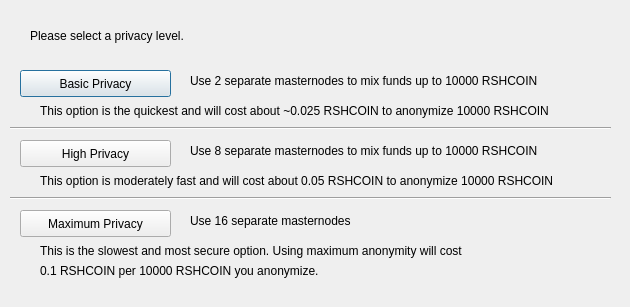
<?xml version="1.0" encoding="UTF-8"?>
<ui version="4.0">
 <class>ObfuscationConfig</class>
 <widget class="QDialog" name="ObfuscationConfig">
  <property name="geometry">
   <rect>
    <x>0</x>
    <y>0</y>
    <width>630</width>
    <height>307</height>
   </rect>
  </property>
  <property name="windowTitle">
   <string>Configure Obfuscation</string>
  </property>
  <widget class="QPushButton" name="buttonBasic">
   <property name="geometry">
    <rect>
     <x>20</x>
     <y>70</y>
     <width>151</width>
     <height>27</height>
    </rect>
   </property>
   <property name="text">
    <string>Basic Privacy</string>
   </property>
  </widget>
  <widget class="QPushButton" name="buttonHigh">
   <property name="geometry">
    <rect>
     <x>20</x>
     <y>140</y>
     <width>151</width>
     <height>27</height>
    </rect>
   </property>
   <property name="text">
    <string>High Privacy</string>
   </property>
  </widget>
  <widget class="QPushButton" name="buttonMax">
   <property name="geometry">
    <rect>
     <x>20</x>
     <y>210</y>
     <width>151</width>
     <height>27</height>
    </rect>
   </property>
   <property name="text">
    <string>Maximum Privacy</string>
   </property>
  </widget>
  <widget class="QLabel" name="label">
   <property name="geometry">
    <rect>
     <x>30</x>
     <y>20</y>
     <width>571</width>
     <height>31</height>
    </rect>
   </property>
   <property name="text">
    <string>Please select a privacy level.</string>
   </property>
  </widget>
  <widget class="QLabel" name="label_2">
   <property name="geometry">
    <rect>
     <x>190</x>
     <y>70</y>
     <width>421</width>
     <height>21</height>
    </rect>
   </property>
   <property name="text">
    <string>Use 2 separate masternodes to mix funds up to 10000 RSHCOIN</string>
   </property>
  </widget>
  <widget class="QLabel" name="label_3">
   <property name="geometry">
    <rect>
     <x>190</x>
     <y>140</y>
     <width>411</width>
     <height>21</height>
    </rect>
   </property>
   <property name="text">
    <string>Use 8 separate masternodes to mix funds up to 10000 RSHCOIN</string>
   </property>
  </widget>
  <widget class="QLabel" name="label_4">
   <property name="geometry">
    <rect>
     <x>190</x>
     <y>210</y>
     <width>421</width>
     <height>21</height>
    </rect>
   </property>
   <property name="text">
    <string>Use 16 separate masternodes</string>
   </property>
  </widget>
  <widget class="QLabel" name="label_6">
   <property name="geometry">
    <rect>
     <x>40</x>
     <y>100</y>
     <width>561</width>
     <height>21</height>
    </rect>
   </property>
   <property name="text">
    <string>This option is the quickest and will cost about ~0.025 RSHCOIN to anonymize 10000 RSHCOIN</string>
   </property>
  </widget>
  <widget class="QLabel" name="label_7">
   <property name="geometry">
    <rect>
     <x>40</x>
     <y>170</y>
     <width>561</width>
     <height>21</height>
    </rect>
   </property>
   <property name="text">
    <string>This option is moderately fast and will cost about 0.05 RSHCOIN to anonymize 10000 RSHCOIN</string>
   </property>
  </widget>
  <widget class="QLabel" name="label_8">
   <property name="geometry">
    <rect>
     <x>40</x>
     <y>240</y>
     <width>561</width>
     <height>21</height>
    </rect>
   </property>
   <property name="text">
    <string>This is the slowest and most secure option. Using maximum anonymity will cost</string>
   </property>
  </widget>
  <widget class="QLabel" name="label_9">
   <property name="geometry">
    <rect>
     <x>40</x>
     <y>260</y>
     <width>561</width>
     <height>21</height>
    </rect>
   </property>
   <property name="text">
    <string>0.1 RSHCOIN per 10000 RSHCOIN you anonymize.</string>
   </property>
  </widget>
  <widget class="Line" name="line">
   <property name="geometry">
    <rect>
     <x>10</x>
     <y>120</y>
     <width>601</width>
     <height>16</height>
    </rect>
   </property>
   <property name="orientation">
    <enum>Qt::Horizontal</enum>
   </property>
  </widget>
  <widget class="Line" name="line_2">
   <property name="geometry">
    <rect>
     <x>10</x>
     <y>190</y>
     <width>601</width>
     <height>16</height>
    </rect>
   </property>
   <property name="orientation">
    <enum>Qt::Horizontal</enum>
   </property>
  </widget>
 </widget>
 <resources/>
 <connections/>
</ui>
